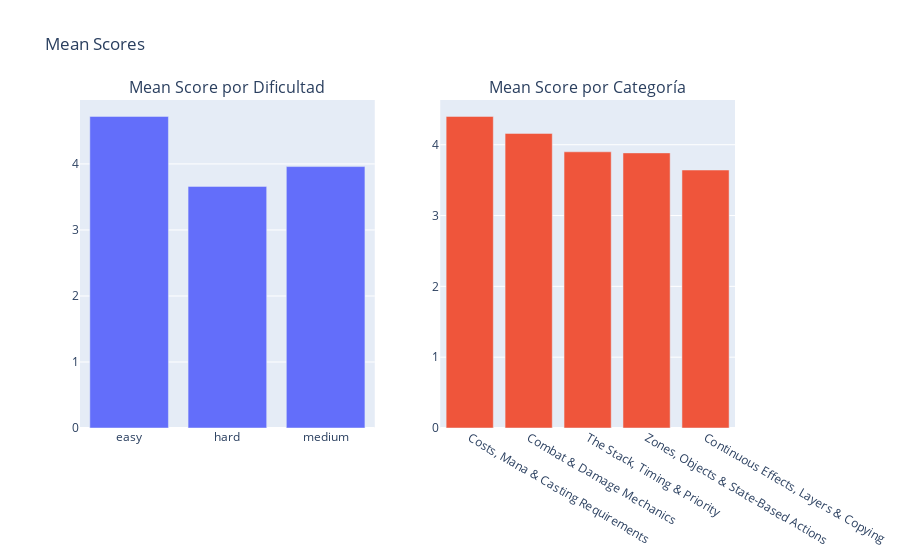

The notebook cell this image was saved under:
### Code cell
fig = make_subplots(
    rows=1,
    cols=2,
    subplot_titles=[
        "Mean Score por Dificultad",
        "Mean Score por Categoría"
    ]
)

fig.add_trace(
    go.Bar(
        x=mean_scores_diff['difficulty'],
        y=mean_scores_diff['mean_score'] ,
        name='Dificultad',
        marker_color='#636EFA'
    ),
    row=1,
    col=1
)

fig.add_trace(
    go.Bar(
        x=mean_scores_cat['category'],
        y=mean_scores_cat['mean_score'],
        name='Categorías',
        marker_color='#EF553B'
    ),
    row=1,
    col=2
)


fig.update_layout(
    title="Mean Scores",
    showlegend=False
)

fig.show()

### Figure 1 — Plotly figure (JSON) as saved in the notebook; plotly's stock layout.template omitted (floating-point values rounded to 4 significant figures)
{"data": [{"marker": {"color": "#636EFA"}, "name": "Dificultad", "type": "bar", "x": ["easy", "hard", "medium"], "xaxis": "x", "y": [4.72, 3.66, 3.96], "yaxis": "y"}, {"marker": {"color": "#EF553B"}, "name": "Categorías", "type": "bar", "x": ["Costs, Mana & Casting Requirements", "Combat & Damage Mechanics", "The Stack, Timing & Priority", "Zones, Objects & State-Based Actions", "Continuous Effects, Layers & Copying"], "xaxis": "x2", "y": [4.4, 4.16, 3.9, 3.885, 3.643], "yaxis": "y2"}], "layout": {"annotations": [{"font": {"size": 16}, "showarrow": false, "text": "Mean Score por Dificultad", "x": 0.225, "xanchor": "center", "xref": "paper", "y": 1, "yanchor": "bottom", "yref": "paper"}, {"font": {"size": 16}, "showarrow": false, "text": "Mean Score por Categoría", "x": 0.775, "xanchor": "center", "xref": "paper", "y": 1, "yanchor": "bottom", "yref": "paper"}], "showlegend": false, "title": {"text": "Mean Scores"}, "xaxis": {"anchor": "y", "domain": [0, 0.45]}, "xaxis2": {"anchor": "y2", "domain": [0.55, 1]}, "yaxis": {"anchor": "x", "domain": [0, 1]}, "yaxis2": {"anchor": "x2", "domain": [0, 1]}}}
